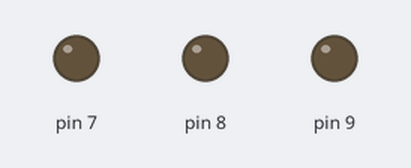
Bench run of a sketch on a simulated Arduino Uno, built with avr-gcc and run on an emulated ATmega328P. Parts: output pins drawn as LEDs (lit = HIGH).

Above: at 7.5 s.
At 30.0 s:
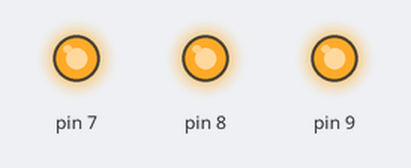
At 42.5 s:
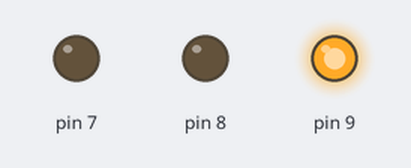
At 62.5 s:
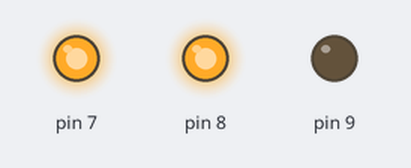
Timing chart, 0 to 71.5 s (numbered marks = the images above):
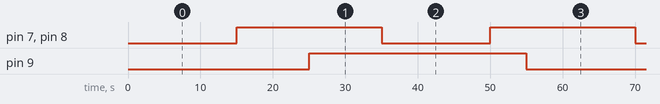

Measured:
- by itself, pin 7, pin 8: alternates HIGH for 20.0 s and LOW for 15.0 s
- by itself, pin 9: alternates HIGH for 30.0 s and LOW for 25.0 s

The sketch:

on_and_off_timesoriginal.ino
```cpp
// On and Off Times (as int, max=32secs)
const unsigned long onTime = 20000;
const unsigned long offTime = 15000;

const unsigned long onTime1 = 20000;
const unsigned long offTime1 = 15000;

const unsigned long onTime2 = 30000;
const unsigned long offTime2 = 25000;

// Tracks the last time event fired
unsigned long previousMillis=5000;
unsigned long previousMillis1=1000;
unsigned long previousMillis2=100;

// Interval is how long we wait
long interval = onTime;
long interval1 = onTime1;
long interval2 = onTime2;

// Used to track if LED should be on or off
boolean LED7state = true;
boolean LED8state = true;
boolean LED9state = true;

// Usual Setup Stuff
void setup() {
  pinMode(7, OUTPUT);
  pinMode(8, OUTPUT);
  pinMode(9, OUTPUT);
}

void loop() {
  // Set Pin 13 to state of LED13state each timethrough loop()
  // If LED13State hasn't changed, neither will the pin
  digitalWrite(7, LED7state);
  digitalWrite(8, LED8state);
  digitalWrite(9, LED9state);

  // Grab snapshot of current time, this keeps all timing
  // consistent, regardless of how much code is inside the next if-statement
  unsigned long currentMillis = millis();
 unsigned long currentMillis1 = millis();
 unsigned long currentMillis2 = millis();

  // Compare to previous capture to see if enough time has passed
  if ((unsigned long)(currentMillis - previousMillis) >= interval) {
    // Change wait interval, based on current LED state
    if (LED7state) {
      // LED is currently on, set time to stay off
      interval = offTime;
    } else {
      // LED is currently off, set time to stay on
      interval = onTime;
    }
    // Toggle the LED's state, Fancy, eh!?
    LED7state = !(LED7state);
previousMillis = currentMillis;
    // Save the current time to compare "later"

  }


  // Compare to previous capture to see if enough time has passed
  if ((unsigned long)(currentMillis - previousMillis1) >= interval1) {
    // Change wait interval, based on current LED state
    if (LED8state) {
      // LED is currently on, set time to stay off
      interval1 = offTime1;
    } else {
      // LED is currently off, set time to stay on
      interval1 = onTime1;
    }
    // Toggle the LED's state, Fancy, eh!?
    LED8state = !(LED8state);
 previousMillis1 = currentMillis1;
    // Save the current time to compare "later"

  }
   if ((unsigned long)(currentMillis - previousMillis2) >= interval2) {
    // Change wait interval, based on current LED state
    if (LED9state) {
      // LED is currently on, set time to stay off
      interval2 = offTime2;
    } else {
      // LED is currently off, set time to stay on
      interval2 = onTime2;
    }
    // Toggle the LED's state, Fancy, eh!?
    LED9state = !(LED9state);

    // Save the current time to compare "later"
    previousMillis2 = currentMillis;
  }

}
```
